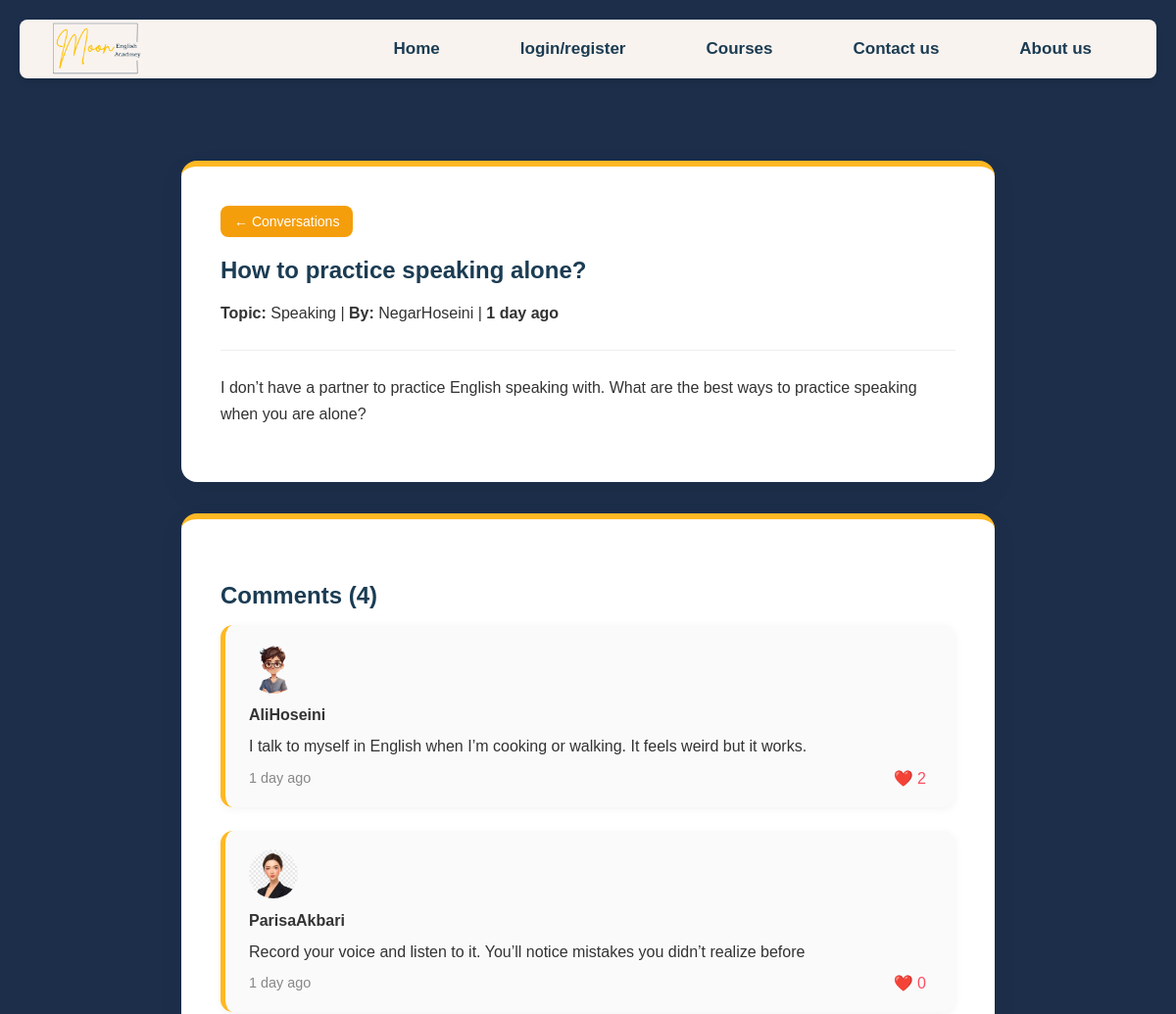
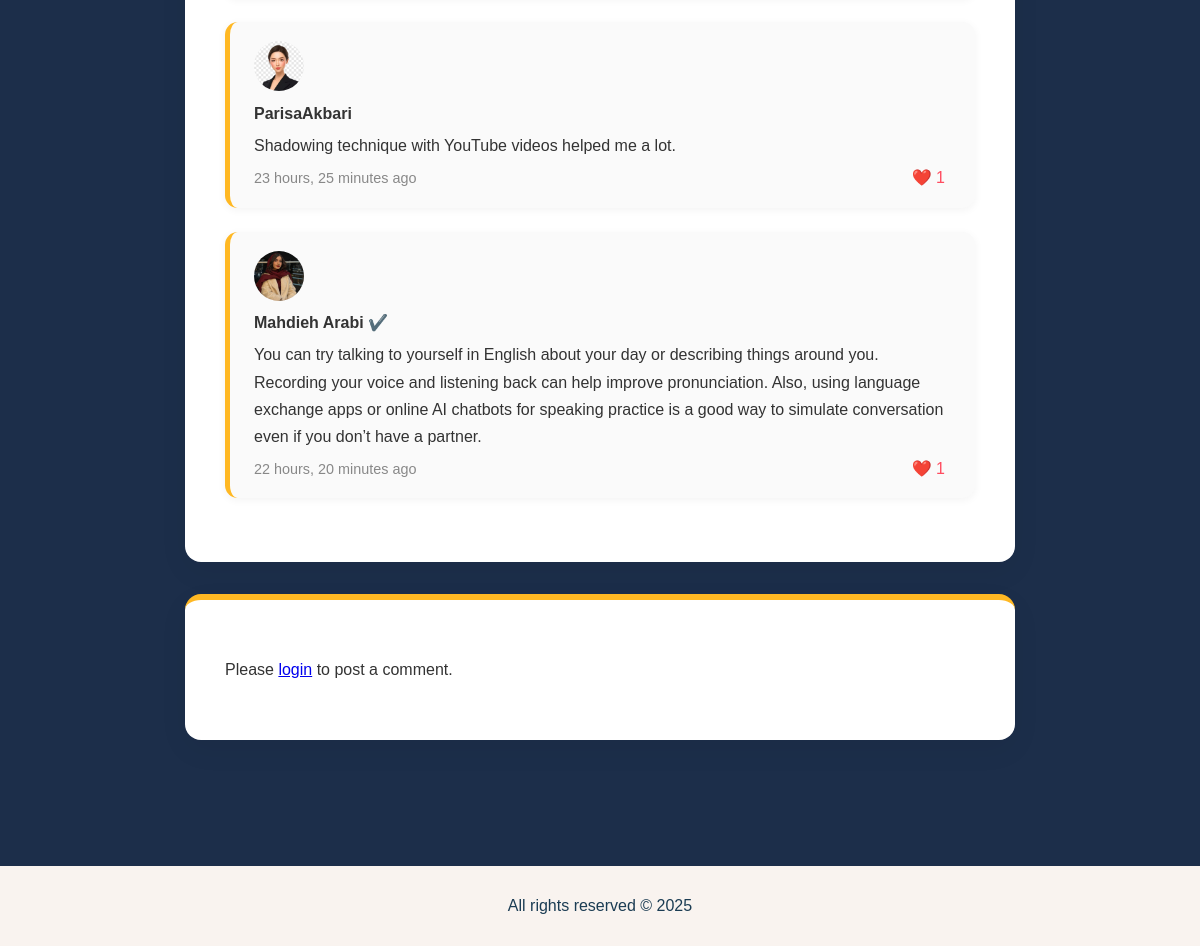
The app's page /conversations/15/ with its own data (2 pictures, top to bottom).
### main/models.py (models this page shows, shortened)
class Conversation(models.Model):
    topic = models.CharField(max_length=100, choices=CONVERSATION_TOPICS)
    user = models.ForeignKey(User, on_delete=models.CASCADE, related_name='conversations')
    title = models.CharField(max_length=200)
    body = models.TextField()
    created = models.DateTimeField(auto_now_add=True)
    updated = models.DateTimeField(auto_now=True)
    participants = models.ManyToManyField(User, related_name='participated_conversations', blank=True)

class CustomUser(AbstractUser):
    user_type = models.CharField(max_length=10, choices=USER_TYPE_CHOICES)
    level = models.CharField(max_length=30, choices=ENGLISH_LEVELS, blank=True, null=True)
    profile_image = models.ImageField(upload_to='profile_pics/', default='profile_pics/default.png', blank=True)
    rating = models.FloatField(default=0.0)
    def is_teacher(self):
        return self.user_type == 'teacher'

class Comment(models.Model):
    conversation = models.ForeignKey(Conversation, on_delete=models.CASCADE, related_name='comments')
    user = models.ForeignKey(User, on_delete=models.CASCADE, related_name='comments')
    body = models.TextField()
    created = models.DateTimeField(auto_now_add=True)
    likes = models.ManyToManyField(User, related_name='liked_comments', blank=True)
    def like_count(self):
        return self.likes.count()

### main/views.py (the view)
# urls.py: path('conversations/<int:pk>/', views.conversation_detail, name='conversation_detail'),
def conversation_detail(request, pk):
    conversation = get_object_or_404(Conversation, pk=pk)
    comments = conversation.comments.all().order_by('created')
    form = CommentForm()
    return render(request, 'conversation_detail.html', {
        'conversation': conversation,
        'comments': comments,
        'form': form
    })

### templates/conversation_detail.html (shortened to what this page needs)
{% extends 'base.html' %}
{% load static %}
{% block extra_css %}
<link rel="stylesheet" href="{% static 'css/conversation_detail.css' %}">
{% endblock %}
{% block content %}
<main class="layout">
  <div class="container layout--2">
    <div class="box">
      <a href="{% url 'conversation_list' %}" class="btn-convs">← Conversations</a>
      <h2>{{ conversation.title }}</h2>
      <p>
        <strong>Topic:</strong> {{ conversation.topic }} |
        <strong>By:</strong> {{ conversation.user.username }} |
        <strong>{{ conversation.created|timesince }} ago</strong>
      </p>
      <hr>
      <p style="margin-top: 1rem;">{{ conversation.body|linebreaks }}</p>
    </div>
    <div class="box">
      <h3>Comments ({{ conversation.comments.count }})</h3>
      {% for comment in conversation.comments.all %}
        <div class="conversation-item" style="margin-bottom: 1.5rem;">
        <img src="{{ comment.user.profile_image.url }}"
           alt="{{ comment.user.username }} profile picture"
           style="width: 50px; height: 50px; border-radius: 60%; margin-right: 10px; object-fit: cover;">
          <p><strong>{{ comment.user.username }}</strong>
              {% if comment.user.is_teacher %}
                <span style="color: #1DA1F2; font-size: 1rem;">✔️</span>
              {% endif %}
          </p>
          <p>{{ comment.body|linebreaks }}</p>
          <div style="display: flex; justify-content: space-between; align-items: center; margin-top: 0.5rem;">
            <small>{{ comment.created|timesince }} ago</small>
            <form method="POST" action="{% url 'like_comment' comment.id %}">
              <button type="submit" class="btn-small" style="background-color: transparent; border: none; cursor: pointer;">
                ❤️ {{ comment.like_count }}
              </button>
            </form>
          </div>
        </div>
      {% empty %}
        <p>No comments yet. Be the first to comment!</p>
      {% endfor %}
    </div>
    {% if user.is_authenticated %}
    <div class="box">
  <h3>Add a Comment</h3>
  <form method="POST" action="{% url 'comment_create' conversation.pk %}" class="comment-form">
    {% csrf_token %}
    <textarea name="body" required placeholder="Write your comment here..."></textarea>
    <button type="submit" class="btn">Post Comment</button>
  </form>
</div>
    {% else %}
    <div class="box">
      <p>Please <a href="{% url 'login' %}">login</a> to post a comment.</p>
    </div>
    {% endif %}
  </div>
</main>
{% endblock %}

### static/css/style.css (style rules this page uses)
body { font-family: Arial, sans-serif; background-color: #1c2e4a; color: #1B3C53; margin: 0; padding: 0; direction: ltr; text-align: left; position: relative; }

### static/css/conversation_detail.css (style rules this page uses)
.layout--2 { display: flex; flex-direction: column; align-items: center; padding: 4rem 1rem; min-height: 100vh; }
.box { background-color: #ffffff; padding: 2.5rem; border-radius: 1rem; width: 100%; max-width: 750px; margin-bottom: 2rem; box-shadow: 0 10px 30px rgba(0, 0, 0, 0.05); border-top: 6px solid #FFB823; }
.box h2, .box h3 { font-size: 1.5rem; color: #1B3C53; margin-bottom: 1rem; font-weight: 600; }
.box p { font-size: 1rem; color: #333; line-height: 1.7; }
.box hr { border: none; border-top: 1px solid #eee; margin: 1.5rem 0; }
.conversation-item { background-color: #FAFAFA; padding: 1.2rem 1.5rem; border-radius: 0.8rem; box-shadow: 0 2px 8px rgba(0,0,0,0.05); border-left: 5px solid #FFB823; }
.conversation-item p { margin: 0.3rem 0; }
.conversation-item small { color: #888; font-size: 0.9rem; }
.btn-small { font-size: 1rem; color: #FF4C60; background-color: transparent; border: none; cursor: pointer; transition: transform 0.2s ease; }
a.btn-edit, a.btn-delete, a.btn-convs { display: inline-block; padding: 8px 14px; border-radius: 8px; font-size: 14px; font-weight: 500; text-decoration: none; transition: all 0.2s ease-in-out; }
a.btn-convs { background-color: #f59e0b; color: white; }

### records on screen
Conversation: title "How to practice speaking alone?", topic "Speaking", user.username "NegarHoseini", created "1 day", body "I don’t have a partner to practice English speaking with. What are the best ways to practice speaking when you are alone?", comments.count "4"
Comment: user.profile_image (picture), user.username "AliHoseini", body "I talk to myself in English when I’m cooking or walking. It feels weird but it works.", created "1 day", like_count "2"
Comment: user.profile_image (picture), user.username "ParisaAkbari", body "Record your voice and listen to it. You’ll notice mistakes you didn’t realize before", created "1 day", like_count "0"
Comment: user.profile_image (picture), user.username "ParisaAkbari", body "Shadowing technique with YouTube videos helped me a lot.", created "23 hours, 25 minutes", like_count "1"
Comment: user.profile_image (picture), user.username "Mahdieh Arabi", body "You can try talking to yourself in English about your day or describing things around you. Recording your voice and listening back can help improve pronunciation. Also, using language exchange apps or online AI chatbots for speaking practice is a good way to simulate conversation even if you don’t have a partner.", created "22 hours, 20 minutes", like_count "1"
